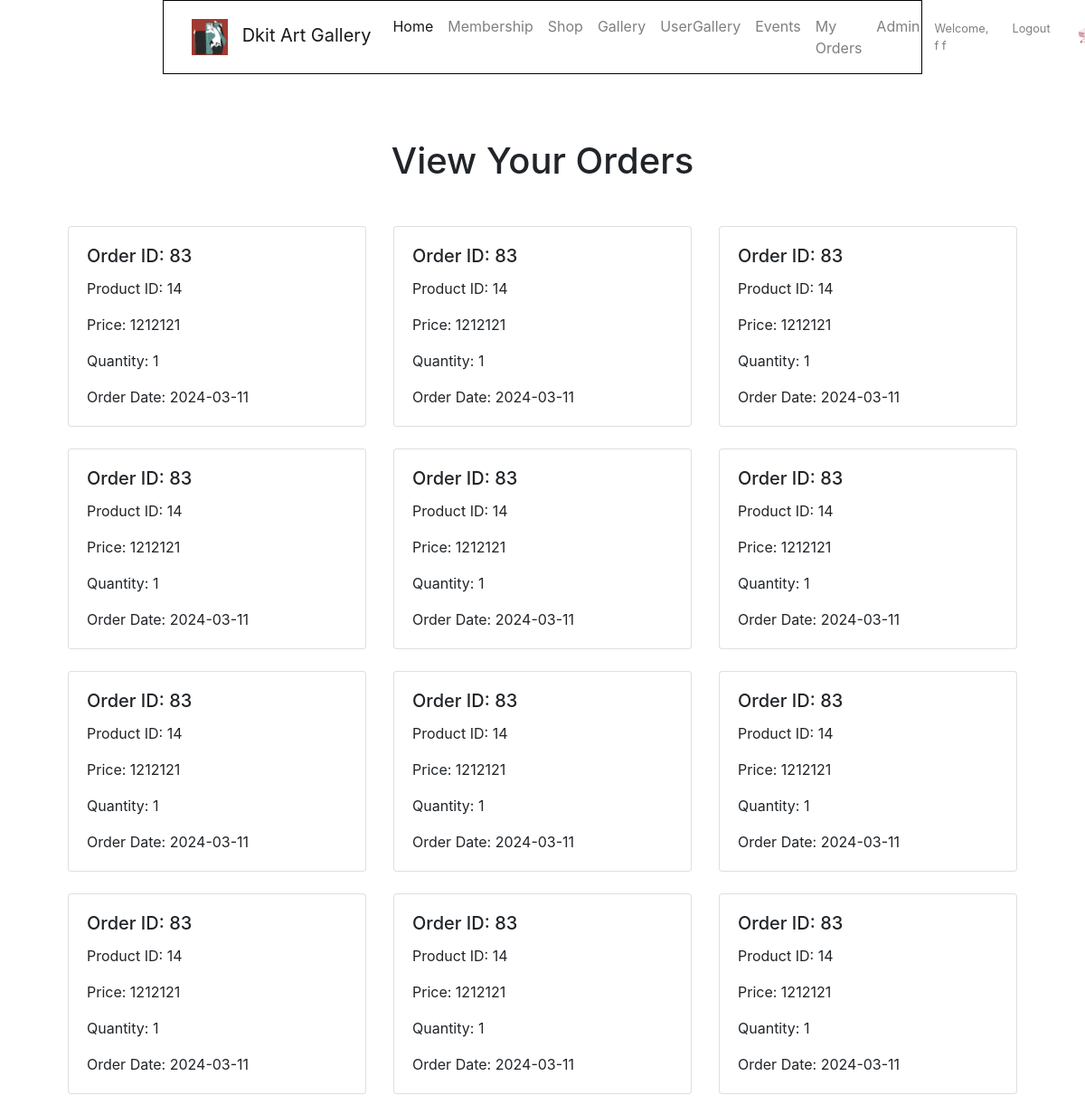
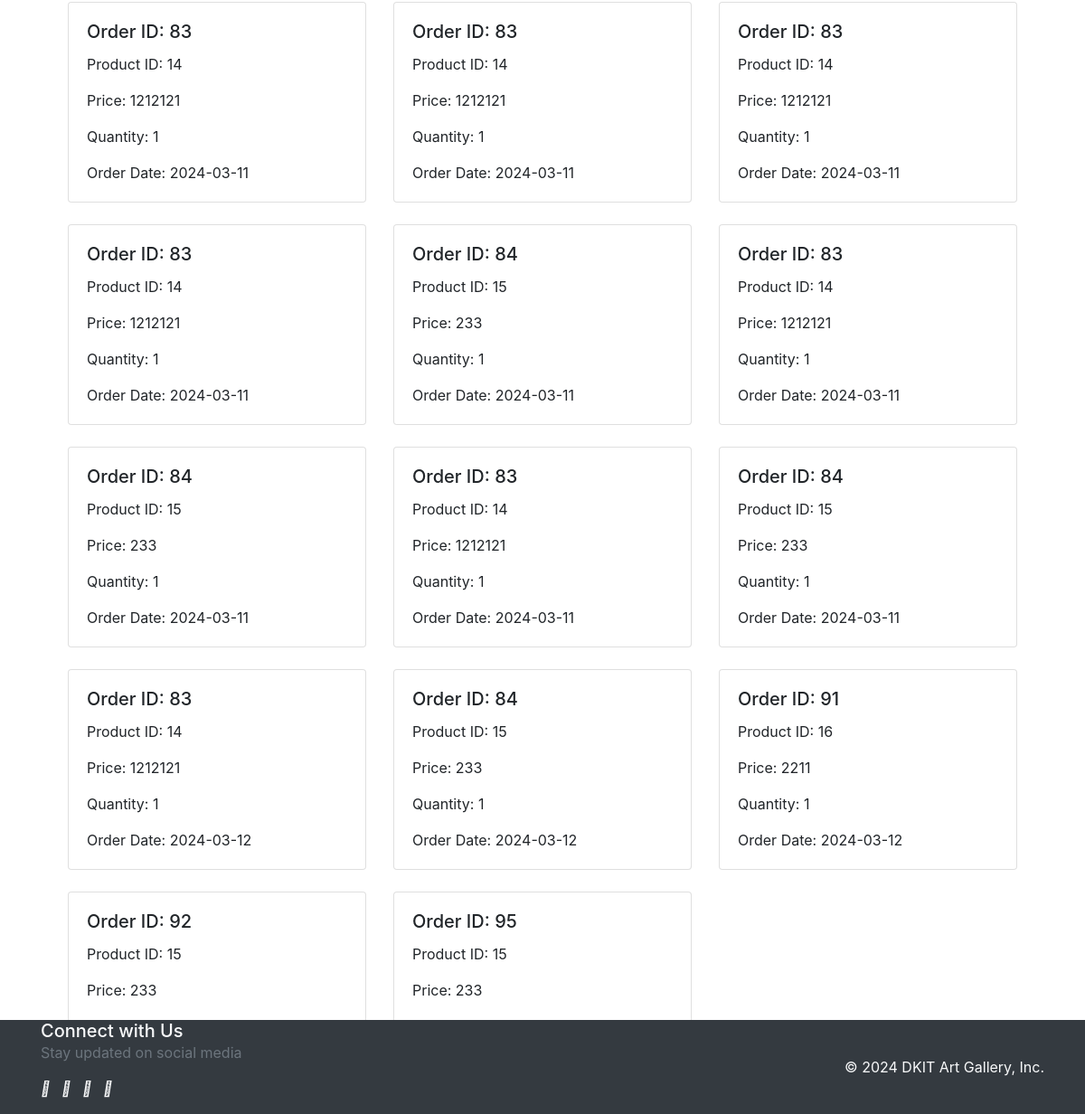
Screenshot of /controller/index.php?action=orders (signed in) with the database file from the repository (2 pictures, top to bottom).
### tables this page shows
CREATE TABLE `order` (
  `product_id` int(11) NOT NULL,
  `price` double NOT NULL,
  `user_id` int(11) NOT NULL,
  `quantity` int(10) NOT NULL,
  `order_date` date NOT NULL,
  `cart_id` int(11) NOT NULL
);

### model/orderModel.php (called while the page is built, shortened)
<?php
require_once 'databaseConnection.php';
function getOrdersByUserId($user_id)
{
    global $db;
    if ($db) {
        try {
            $query = "SELECT * FROM `order` WHERE user_id = :user_id";
            $stmt = $db->prepare($query);
            $stmt->bindParam(':user_id', $user_id);
            $stmt->execute();
            $orders = $stmt->fetchAll(PDO::FETCH_ASSOC);
            return $orders;
        } catch (PDOException $e) {
            echo "Error: " . $e->getMessage();
            file_put_contents('error.log', $e->getMessage(), FILE_APPEND);
            return null;
        }
    } else {
        echo "Error: Unable to connect to the database.";
        return null;
    }
}

### view/showMyOrders.php (the view)
<?php
require_once '../model/databaseConnection.php';
require_once '../model/orderModel.php';
include "../view/nav.php";
include '../view/header.php';
if (isset($_SESSION['userId'])) {
    $user_id = $_SESSION['userId'];
    $orders = getOrdersByUserId($user_id);
} else {
    echo "Error: User ID is not set.";
    exit();
}
?>
    <div class="container">
        <h1 class="text-center mt-5">View Your Orders</h1>
        <div class="row mt-5">
            <?php foreach ($orders as $order): ?>
                <div class="col-md-4 mb-4">
                    <div class="card h-100">
                        <div class="card-body">
                            <h5 class="card-title">Order ID: <?php echo $order['cart_id']; ?></h5>
                            <p class="card-text">Product ID: <?php echo $order['product_id']; ?></p>
                            <p class="card-text">Price: <?php echo $order['price']; ?></p>
                            <p class="card-text">Quantity: <?php echo $order['quantity']; ?></p>
                            <p class="card-text">Order Date: <?php echo $order['order_date']; ?></p>
                        </div>
                    </div>
                </div>
            <?php endforeach; ?>
        </div>
    </div>
<?php
include '../view/footer.php';
?>

### css/nav.css (style rules this page uses)
body { padding-top: 106px; }

### css/homeStyles.css (style rules this page uses)
.container { max-width: 800px; margin: 0 auto; }

### rows the page displays
order: cart "83", product "14", price "1212121", quantity "1", order_date "2024-03-11"
order: cart "83", product "14", price "1212121", quantity "1", order_date "2024-03-11"
order: cart "83", product "14", price "1212121", quantity "1", order_date "2024-03-11"
order: cart "83", product "14", price "1212121", quantity "1", order_date "2024-03-11"
order: cart "83", product "14", price "1212121", quantity "1", order_date "2024-03-11"
order: cart "83", product "14", price "1212121", quantity "1", order_date "2024-03-11"
order: cart "83", product "14", price "1212121", quantity "1", order_date "2024-03-11"
order: cart "83", product "14", price "1212121", quantity "1", order_date "2024-03-11"
order: cart "83", product "14", price "1212121", quantity "1", order_date "2024-03-11"
order: cart "83", product "14", price "1212121", quantity "1", order_date "2024-03-11"
order: cart "83", product "14", price "1212121", quantity "1", order_date "2024-03-11"
order: cart "83", product "14", price "1212121", quantity "1", order_date "2024-03-11"
order: cart "83", product "14", price "1212121", quantity "1", order_date "2024-03-11"
order: cart "83", product "14", price "1212121", quantity "1", order_date "2024-03-11"
order: cart "83", product "14", price "1212121", quantity "1", order_date "2024-03-11"
order: cart "83", product "14", price "1212121", quantity "1", order_date "2024-03-11"
order: cart "84", product "15", price "233", quantity "1", order_date "2024-03-11"
order: cart "83", product "14", price "1212121", quantity "1", order_date "2024-03-11"
order: cart "84", product "15", price "233", quantity "1", order_date "2024-03-11"
order: cart "83", product "14", price "1212121", quantity "1", order_date "2024-03-11"
order: cart "84", product "15", price "233", quantity "1", order_date "2024-03-11"
order: cart "83", product "14", price "1212121", quantity "1", order_date "2024-03-12"
order: cart "84", product "15", price "233", quantity "1", order_date "2024-03-12"
order: cart "91", product "16", price "2211", quantity "1", order_date "2024-03-12"
order: cart "92", product "15", price "233"
order: cart "95", product "15", price "233"

### other values shown
$username "f f"
